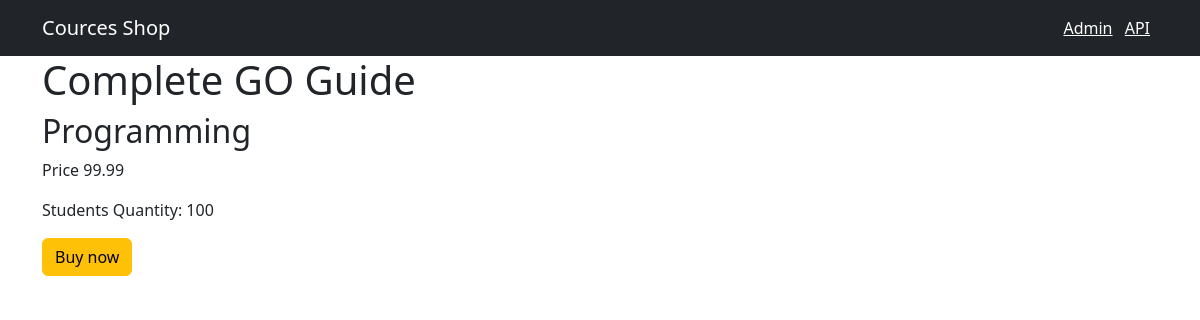
The page /1 on the database its author committed.
### shop/models.py (models this page shows, shortened)
class Course(models.Model):
    title = models.CharField(max_length=200)
    price = models.FloatField()
    students_qty = models.IntegerField()
    reviews_qty = models.IntegerField()
    category = models.ForeignKey(Category, on_delete=models.CASCADE)
    created_at = models.DateTimeField(default=timezone.now)

class Category(models.Model):
    title = models.CharField(max_length=250)
    created_at = models.DateTimeField(default=timezone.now)
    def __str__(self):
        return self.title

### shop/views.py (the view)
# urls.py: path('<int:course_id>',views.single_course, name='single_course'),
def single_course(request, course_id ):
    course = get_object_or_404(Course, pk=course_id)
    return render(request, 'shop/single_course.html', {'course': course})

### templates/shop/single_course.html (shortened to what this page needs)
{% extends 'base.html'%}
{% block content %}
<h1>{{ course.title }}</h1>
<h2>{{ course.category }}</h2>
<p> Price {{course.price }} </p>
<p> Students Quantity: {{course.students_qty}} </p>
<button class="btn btn-warning"> Buy now </button>
{% endblock %}

### rows shown on the page
Course: title "Complete GO Guide", category "Programming", price "99.99", students_qty "100"
